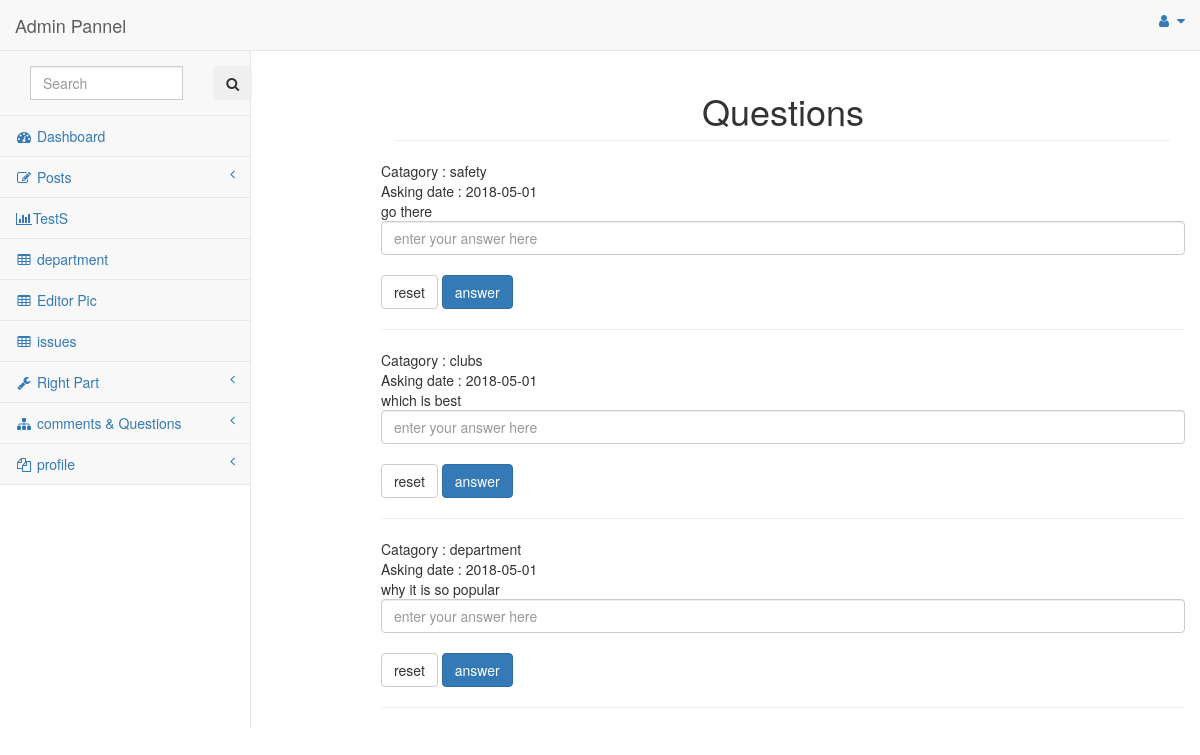
Before: /redirect/Question with the older database file.
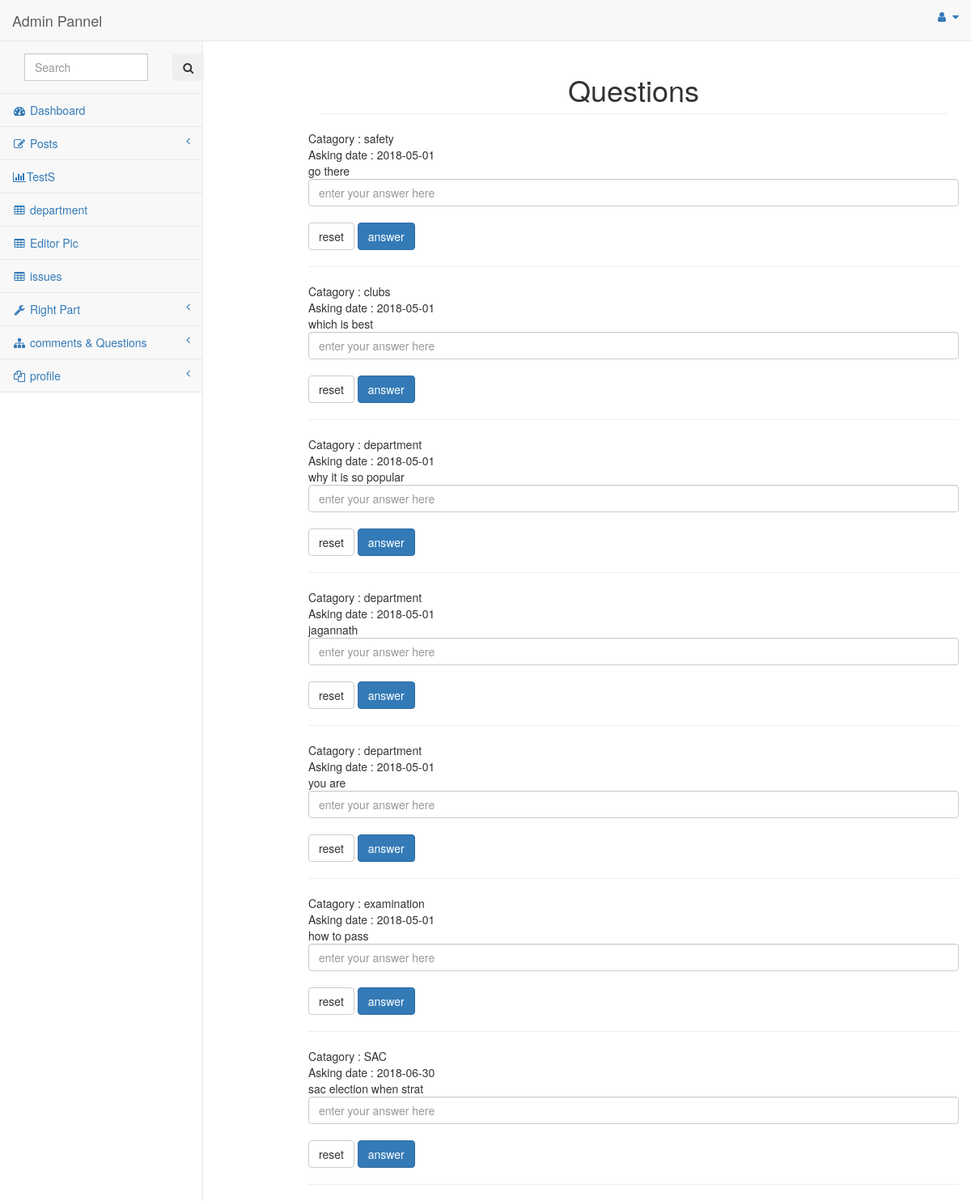
After: the same page with the newer database file.
### tables this page shows
CREATE TABLE IF NOT EXISTS `question` (
  `id` int(225) NOT NULL AUTO_INCREMENT,
  `name` varchar(225) NOT NULL,
  `email` varchar(225) NOT NULL,
  `mobileno` varchar(225) NOT NULL,
  `question` text NOT NULL,
  `date` date NOT NULL DEFAULT '2018-05-01',
  `type` text NOT NULL,
  `answer` varchar(255) NOT NULL,
  PRIMARY KEY (`id`)
);

### application/controllers/Redirect.php (called while the page is built, shortened)
<?php
class Redirect extends MY_Controller
{
	Public function Question()
	{
		$this->load->model('fetchmodel');
		$data['questions']=$this->fetchmodel->question();
          $this->load->view('admin/Question',$data);
	}
}
?>

### index.php (called while the page is built, shortened)
<?php
require_once BASEPATH.'core/CodeIgniter.php';

### application/models/fetchmodel.php (called while the page is built, shortened)
<?php
class Fetchmodel extends CI_Model
{
        public function question()
        {
        	  $q=$this->db->select('*')
                        ->get('question');
                     return $q->result();
        }
}
?>

### application/views/admin/Question.php (the view, shortened to what this page needs)
<?php include('admin_header.php'); ?>
  <div id="page-wrapper">
            <div class="row" style="margin-left: 100px;">
                <div class="col-lg-12">
                    <h1 class="page-header" style="text-align: center;">Questions</h1>
                </div>
                <?php  foreach($questions as $question):
                     if($question->answer==NULL):
                 ?>
                	<?php echo form_open('admin/question')?>
                	<span>Catagory : </span><?php echo $question->type ?> <br>
                  <span>Asking date : </span><?php echo $question->date ?> <br>
                	<?php echo $question->question ?><br>
                	<?php echo form_input(['name'=>'answer','type'=>'text','placeholder'=>'enter your answer here','class'=>'form-control','value'=>set_value('answer')]) ?>
                	<br>
                	 <?php  echo form_reset(['name'=>'submit','value'=>'reset','class'=>'btn btn-default']) ?>
    <?php  echo form_submit(['name'=>'submit','value'=>'answer','class'=>'btn btn-primary']) ?>
    <?php echo form_close(); ?>
                   <hr>
                <?php
            endif;
                 endforeach; ?>
            </div>
    </div>
<?php include('admin_footer.php'); ?>

### application/views/admin/admin_header.php (shortened to what this page needs)
<!DOCTYPE html>
<html lang="en">
<head>
    <link href="<?= base_url('asests/')?>vendor/bootstrap/css/bootstrap.min.css" rel="stylesheet">
    <link href="<?= base_url('asests/')?>vendor/metisMenu/metisMenu.min.css" rel="stylesheet">
    <link href="<?= base_url('asests/')?>dist/css/sb-admin-2.css" rel="stylesheet">
    <link href="<?= base_url('asests/')?>vendor/morrisjs/morris.css" rel="stylesheet">
    <link href="<?= base_url('asests/')?>vendor/font-awesome/css/font-awesome.min.css" rel="stylesheet" type="text/css">
    <link rel="stylesheet" href="https://cdnjs.cloudflare.com/ajax/libs/font-awesome/4.7.0/css/font-awesome.min.css">
<link rel="stylesheet" href="https://maxcdn.bootstrapcdn.com/bootstrap/3.3.7/css/bootstrap.min.css">
</head>
<body>
    <div id="wrapper">
        <nav class="navbar navbar-default navbar-static-top" role="navigation" style="margin-bottom: 0;">
            <div class="navbar-header">
                <a class="navbar-brand" href="<?php echo base_url('admin/jaga')?>" style="text-align: center;">Admin Pannel</a>
            </div>
            <ul class="nav navbar-top-links navbar-right" style="float: left;">
                <li class="dropdown">
                    <a class="dropdown-toggle" data-toggle="dropdown" href="#">
                        <i class="fa fa-user fa-fw"></i> <i class="fa fa-caret-down"></i>
                    </a>
                </li>
            </ul>
            <div class="navbar-default sidebar" role="navigation">
                <div class="sidebar-nav navbar-collapse">
                    <ul class="nav" id="side-menu">
                        <li class="sidebar-search">
                            <div class="input-group custom-search-form">
                               <?= form_open('admin/search',['class'=>'form-inline my-2 my-lg-0','role'=>'search'])  ?>
                               <div class="col-lg-10"> <input class="form-control mr-sm-2" type="text" placeholder="Search" name="query" required></div>
                                <div class="col-lg-2"><button class="btn btn-secondary my-2 my-sm-0" type="submit"><i class="fa fa-search"></i></button></div>
                                <?= form_close();?>
                            </div>
                        </li>
                        <li>
                            <a href="<?php echo base_url('admin/jaga')?>"><i class="fa fa-dashboard fa-fw"></i> Dashboard</a>
                        </li>
                        <li>
                            <a href="#"><i class="fa fa-edit fa-fw"></i> Posts<span class="fa arrow"></span></a>
                        </li>
                        <li>
                            <a href="<?php echo base_url('redirect/test');?>"><i class="fa fa-bar-chart-o fa-fw"></i>TestS</a>
                        </li>
                        <li>
                            <a href="<?php echo base_url('redirect/Department');?>"><i class="fa fa-table fa-fw"></i> department</a>
                        </li>
                        <li>
                            <a href="<?php echo base_url('redirect/Editor_Pic');?>"><i class="fa fa-table fa-fw"></i> Editor Pic</a>
                        </li>
                        <li>
                            <a href="<?php echo base_url('redirect/Issues');?>"><i class="fa fa-table fa-fw"></i> issues</a>
                        </li>
                        <li>
                            <a href="#"><i class="fa fa-wrench fa-fw"></i> Right Part<span class="fa arrow"></span></a>
                        </li>
                        <li>
                            <a href="#"><i class="fa fa-sitemap fa-fw"></i> comments & Questions<span class="fa arrow"></span></a>
                        </li>
                        <li>
                            <a href="#"><i class="fa fa-files-o fa-fw"></i> profile<span class="fa arrow"></span></a>
                        </li>
                    </ul>
                </div>
            </div>
        </nav>
    </div>

### application/views/admin/admin_footer.php (shortened to what this page needs)
</body>
</html>

Changed rows visible on the page:
added question: type "department", date "2018-05-01", question "jagannath"
added question: type "department", date "2018-05-01", question "you are"
added question: type "examination", date "2018-05-01", question "how to pass"
added question: type "SAC", date "2018-06-30", question "sac election when strat"
